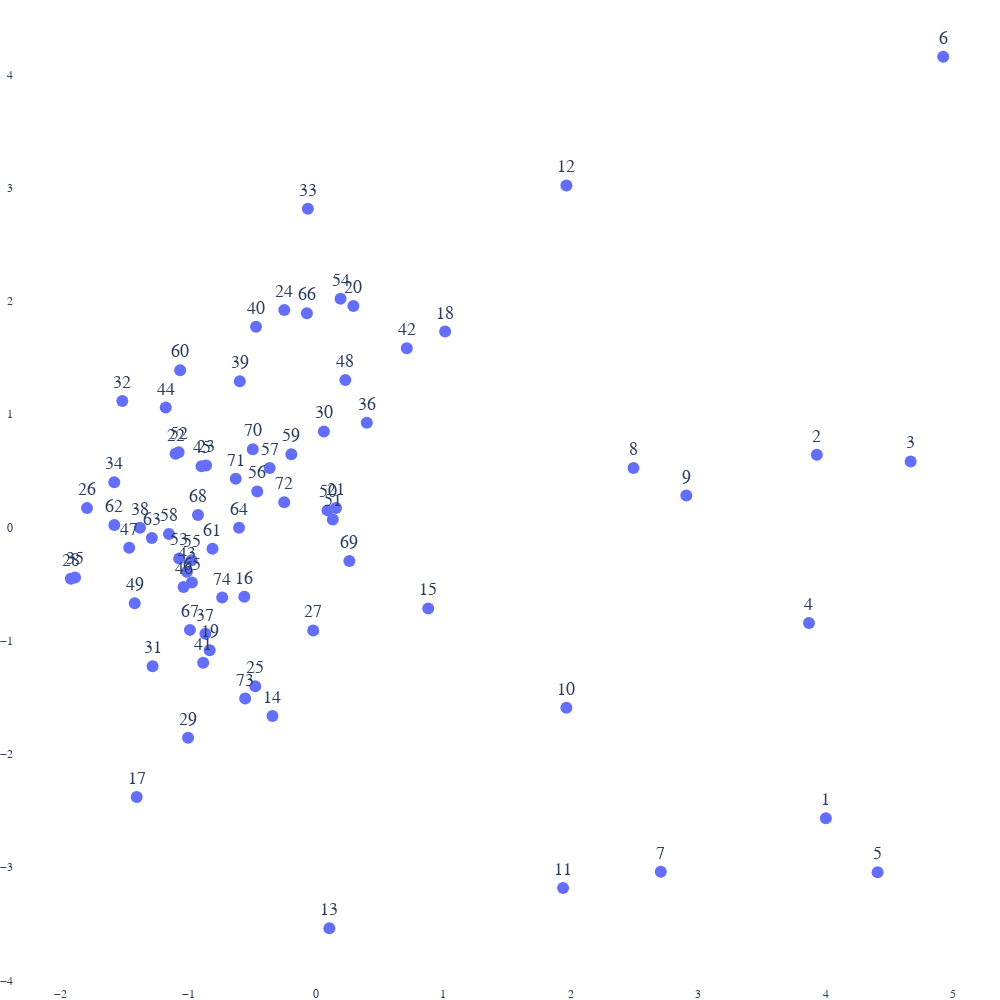

Notebook source saved alongside this figure:
### Code cell
durations = torch.Tensor(list(range(1, 75)))
idx = model.convert_durations_to_ids(durations).long().tolist()


labels = [f'{i}' for i in durations.long().tolist()]
offset = 0.8
colors = [i for i in idx] 

display_pca_scatterplot(model.duration_encoder, idx, labels, markersize=12, dims=2)

### Figure 1 — Plotly figure (JSON) as saved in the notebook; plotly's stock layout.template omitted (floating-point values rounded to 4 significant figures)
{"data": [{"marker": {"size": 12}, "mode": "markers+text", "text": ["1", "2", "3", "4", "5", "6", "7", "8", "9", "10", "11", "12", "13", "14", "15", "16", "17", "18", "19", "20", "21", "22", "23", "24", "25", "26", "27", "28", "29", "30", "31", "32", "33", "34", "35", "36", "37", "38", "39", "40", "41", "42", "43", "44", "45", "46", "47", "48", "49", "50", "51", "52", "53", "54", "55", "56", "57", "58", "59", "60", "61", "62", "63", "64", "65", "66", "67", "68", "69", "70", "71", "72", "73", "74"], "textfont": {"size": 18}, "textposition": "top center", "type": "scatter", "x": [4.0, 3.93, 4.665, 3.868, 4.406, 4.92, 2.706, 2.491, 2.906, 1.965, 1.94, 1.966, 0.1066, -0.3396, 0.8819, -0.5608, -1.404, 1.015, -0.8322, 0.2949, 0.1587, -1.1, -0.8603, -0.2471, -0.4746, -1.794, -0.02006, -1.921, -1.001, 0.06346, -1.28, -1.517, -0.06198, -1.58, -1.888, 0.4002, -0.8655, -1.379, -0.5959, -0.4687, -0.8831, 0.7137, -1.011, -1.177, -0.896, -1.037, -1.463, 0.2318, -1.42, 0.0919, 0.1335, -1.076, -1.071, 0.1942, -0.9745, -0.4592, -0.3616, -1.151, -0.1916, -1.064, -0.81, -1.58, -1.285, -0.6019, -0.9716, -0.0697, -0.9868, -0.9236, 0.2635, -0.4938, -0.6276, -0.2476, -0.5536, -0.7337], "y": [-2.568, 0.6416, 0.5833, -0.8428, -3.044, 4.156, -3.039, 0.5252, 0.2817, -1.592, -3.183, 3.02, -3.538, -1.664, -0.7149, -0.6108, -2.38, 1.73, -1.085, 1.956, 0.1715, 0.6513, 0.5483, 1.921, -1.402, 0.1711, -0.9091, -0.4535, -1.857, 0.8484, -1.225, 1.118, 2.814, 0.3993, -0.4408, 0.9256, -0.9373, -0.001244, 1.292, 1.773, -1.194, 1.583, -0.3902, 1.059, 0.5412, -0.5261, -0.1779, 1.302, -0.668, 0.1511, 0.0707, 0.6649, -0.2734, 2.02, -0.2901, 0.3184, 0.5246, -0.05831, 0.6461, 1.388, -0.1876, 0.02177, -0.09314, -0.003151, -0.4866, 1.892, -0.904, 0.1094, -0.2955, 0.691, 0.4303, 0.2227, -1.51, -0.619]}], "layout": {"autosize": false, "font": {"family": "Courier New", "size": 12}, "height": 1000, "legend": {"font": {"color": "black", "family": "Courier New", "size": 20}, "x": 1, "y": 0.5}, "margin": {"b": 0, "l": 0, "r": 0, "t": 0}, "paper_bgcolor": "rgba(0,0,0,0)", "plot_bgcolor": "rgba(0,0,0,0)", "scene": {"camera": {"eye": {"x": 0, "y": 0, "z": 0}}}, "showlegend": false, "width": 1000}}
